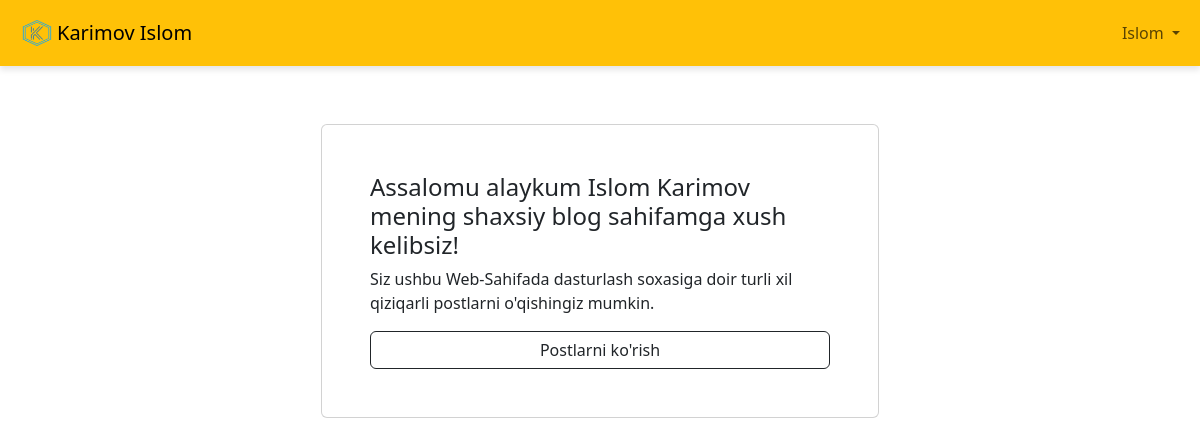
The app's page / (signed in) with its own data.
### accounts/models.py (models this page shows)
class CustomUser(AbstractUser):
    def __str__(self):
        return self.username

### pages/views.py (the view)
# urls.py: path('', HomePageView.as_view(), name = 'home'),
class HomePageView(TemplateView):
    template_name  = 'home.html'

### templates/home.html (shortened to what this page needs)
{% extends "base.html" %}
{% load static %}
{% block content %}
  {% if user.is_authenticated %}
  <div class="container mt-5 d-flex justify-content-center">
    <div class="card p-5" style="width: 50%;">
    <h4>Assalomu alaykum {{ user.first_name }} {{user.last_name}} mening shaxsiy blog sahifamga xush kelibsiz!</h4>
    <p>Siz ushbu Web-Sahifada dasturlash soxasiga doir turli xil qiziqarli postlarni o'qishingiz mumkin.</p>
     <a class=" btn btn-outline-dark" href="{% url 'article_list' %}" type="button">Postlarni ko'rish</a>
    </div>
  </div>
  {% endif %}
{% endblock content%}

### templates/base.html (shortened to what this page needs)
{% load static %}
<!DOCTYPE html>
<html lang="en">
<head>
  <link rel="stylesheet" href="{% static 'css/styles.css' %}">
  <link href="https://cdn.jsdelivr.net/npm/bootstrap@5.3.3/dist/css/bootstrap.min.css" rel="stylesheet">
</head>
<body>
  <nav class="navbar navbar-expand-lg navbar-light bg-warning fixed-top">
    <div class="container-fluid">
      <a class="navbar-brand d-flex align-items-center" href="#">
        <img src="{% static 'images/islom1.png' %}" alt="Logo" width="50" height="40">
        <span>Karimov Islom</span>
      </a>
      <div class="collapse navbar-collapse" id="navbarSupportedContent">
        {% if user.is_authenticated %}
          <ul class="navbar-nav ms-auto">
            <li class="nav-item dropdown">
              <a class="nav-link dropdown-toggle" href="#" id="navbarDropdown" role="button" data-bs-toggle="dropdown" aria-expanded="false">
                {{ user.username | title }}
              </a>
            </li>
          </ul>
        {% else %}
          <div class="ms-auto">
            <a class="btn btn-outline-dark me-2" href="{% url 'login' %}">Kirish</a>
            <a class="btn btn-outline-dark" href="{% url 'signup' %}">Ro'yxatdan o'tish</a>
          </div>
        {% endif %}
      </div>
    </div>
  </nav>
  <main class="main-content">
    {% block content %}
    {% endblock content %}
  </main>
</body>
</html>

### static/css/styles.css (style rules this page uses)
body { padding-top: 56px; }
.navbar-brand img { margin-right: -5px; }
.navbar { box-shadow: 0 4px 6px rgba(0, 0, 0, 0.1); }
.main-content { padding: 20px; }
body { font-size: 16px; }

### records on screen
CustomUser: username "Islom", first_name "Islom", last_name "Karimov"
